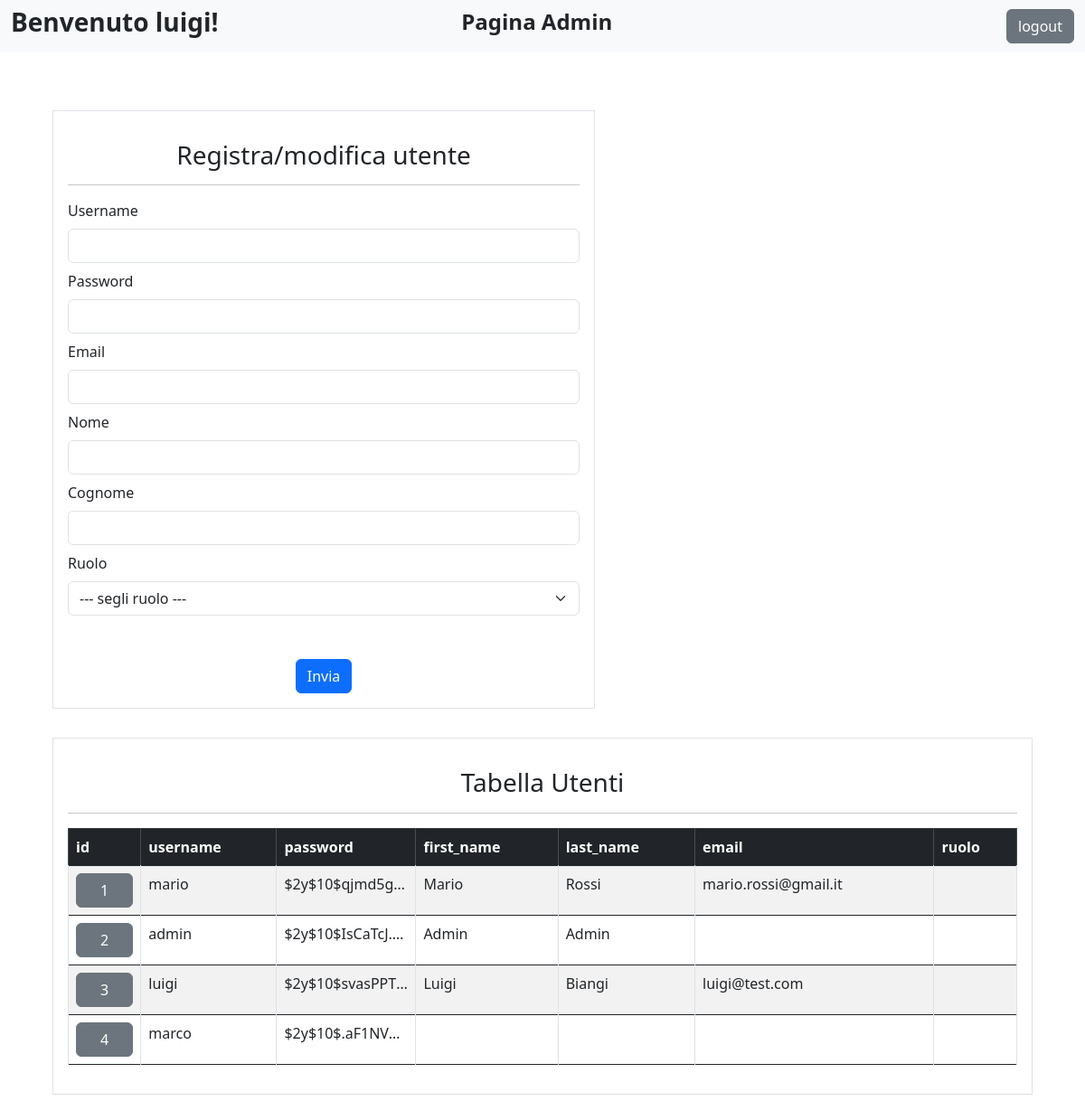
/admin_page.php (signed in), run on the app's committed database.
### tables this page shows
CREATE TABLE IF NOT EXISTS `users` (
  `id` int(11) NOT NULL,
  `username` varchar(255) NOT NULL,
  `password` varchar(255) NOT NULL,
  `first_name` varchar(255) DEFAULT NULL,
  `last_name` varchar(255) DEFAULT NULL,
  `email` varchar(255) DEFAULT NULL
);

### admin_page.php (the view, shortened to what this page needs)
<?php
    include "include/db.php";
    $username = "";
    $password = "";
    $email = "";
    $nome = "";
    $cognome = "";
    $user_ruolo = "";
    $sql = "SELECT * FROM users";
    $stmt = $conn->prepare($sql);
    $stmt->execute();
    $result = $stmt->get_result();
    $fields = $result->fetch_fields();
    $users = $result->fetch_all(MYSQLI_ASSOC);
    $table = '<table class="table table-striped table-hover table-bordered">';
    $table .= '<tr><thead class="table-dark">';
    foreach ($fields as $field) {
        $table .= "<th>$field->name</th>";
    }
    $table .= "<th>ruolo</th>";
    $table .= "</thead></tr><tbody>";
    foreach ($users as $user) {
        $table .= "<tr>";
        foreach ($user as $i => $data) {
            if($i==="id"){
                $table .= '<td><a href="'.$_SERVER['PHP_SELF'].'?update='.$user["id"].'"><button class="btn btn-secondary w-100">'.$data.'</button></a></td>';
            }else if($i==="password"){
                $table .= "<td style=\"max-width:100px;white-space: nowrap;overflow: hidden;text-overflow: ellipsis;\">$data</td>";
            }else{
                $table .= "<td>$data</td>";
            }
        }
        $sql = "SELECT ruolo FROM ruolo_users WHERE id_user = ?";
        $stmt = $conn->prepare($sql);
        $stmt->bind_param("i", $user["id"]);
        $stmt->execute();
        $result = $stmt->get_result();
        $ruolo = $result->fetch_assoc();
        $table .= '<td>'.$ruolo["ruolo"].'</td>';
        $table .= "</tr>";
    }
    $table .= "</tbody></table>";
?>
<!DOCTYPE html>
<html lang="en">
<head>
    <link rel="stylesheet" href="https://cdn.jsdelivr.net/npm/bootstrap@4.3.1/dist/css/bootstrap.min.css">
    <link href="https://cdn.jsdelivr.net/npm/bootstrap@5.3.0-alpha1/dist/css/bootstrap.min.css" rel="stylesheet">
</head>
<body>
    <nav class="navbar navbar-expand-lg navbar-light bg-light">
        <div class="container-fluid d-flex justify-content-between">
            <h3 class="fw-bold">Benvenuto <?php echo $_SESSION["username"]; ?>!</h3>
            <h4 class="fw-bold text-center" style="transform: translateX(-50%);">Pagina Admin</h4>
            <form class="d-flex" method="POST" action="php/do_logout.php">
                <input class="btn btn-secondary ms-auto" type="submit" id="logout" name="logout" value="logout">
            </form>
        </div>
    </nav>
    <div class="container my-5 d-flex flex-wrap">
        <div class="container m-3 border p-3" style="min-width: 30vw; max-width: 50vw;">
            <h3 class="text-center my-3">Registra/modifica utente</h3>
            <hr>
            <form action="php/registra_utente.php" method="POST">
                <div class="my-2">
                    <label for="username" class="form-label">Username </label>
                    <input type="text" id="username" name="username" class="form-control" <?php if($username != ""){echo 'value='.$username;} ?>>
                </div>
                <div class="my-2">
                    <label for="password" class="form-label">Password </label>
                    <input type="text" id="password" name="password" class="form-control" <?php if($password != ""){echo 'value='.$password;} ?>>
                </div>
                <div class="my-2">
                    <label for="email" class="form-label">Email </label>
                    <input type="text" id="email" name="email" class="form-control" <?php if($email != ""){echo 'value='.$email;} ?>>
                </div>
                <div class="my-2">
                    <label for="Nome" class="form-label">Nome </label>
                    <input type="text" id="nome" name="nome" class="form-control" <?php if($nome != ""){echo 'value='.$nome;} ?>>
                </div>
                <div class="my-2">
                    <label for="cognome" class="form-label">Cognome </label>
                    <input type="text" id="cognome" name="cognome" class="form-control" <?php if($_SERVER['REQUEST_METHOD'] === 'GET' && isset($_GET["update"])){echo 'value='.$cognome;} ?>>
                </div>
                <div class="my-2">
                    <label for="ruolo" class="form-label">Ruolo </label>
                    <select name="ruolo" id="ruolo" class="form-select" <?php if($_SERVER['REQUEST_METHOD'] === 'GET' && isset($_GET["update"])){echo "disabled";} ?> >
                        <option disabled <?php if($user_ruolo == ""){echo "selected";} ?>>--- segli ruolo ---</option>
                    </select>
                </div>
                <div class="mt-5 d-flex justify-content-center">
                    <input type="submit" name="invia" id="invia" value="Invia" class="btn btn-primary">
                </div>
            </form>
        </div>
        <div class="container m-3 border p-3">
            <h3 class="text-center my-3">Tabella Utenti</h3>
            <hr>
            <div class="table-responsive">
                <?php  echo $table;?>
            </div>
        </div>
    </div>
</body>
</html>

### data on the page
users: id "1", username "mario", password "$2y$10$qjmd5g…", first_name "Mario", last_name "Rossi", email "mario.rossi@gmail.it"
users: id "2", username "admin", password "$2y$10$IsCaTcJ.…", first_name "Admin", last_name "Admin"
users: id "3", username "luigi", password "$2y$10$svasPPT…", first_name "Luigi", last_name "Biangi", email "luigi@test.com"
users: id "4", username "marco", password "$2y$10$.aF1NV…"

### other printed values
$_SESSION["username"] "luigi"
$field->name "id"
$field->name "username"
$field->name "password"
$field->name "first_name"
$field->name "last_name"
$field->name "email"
